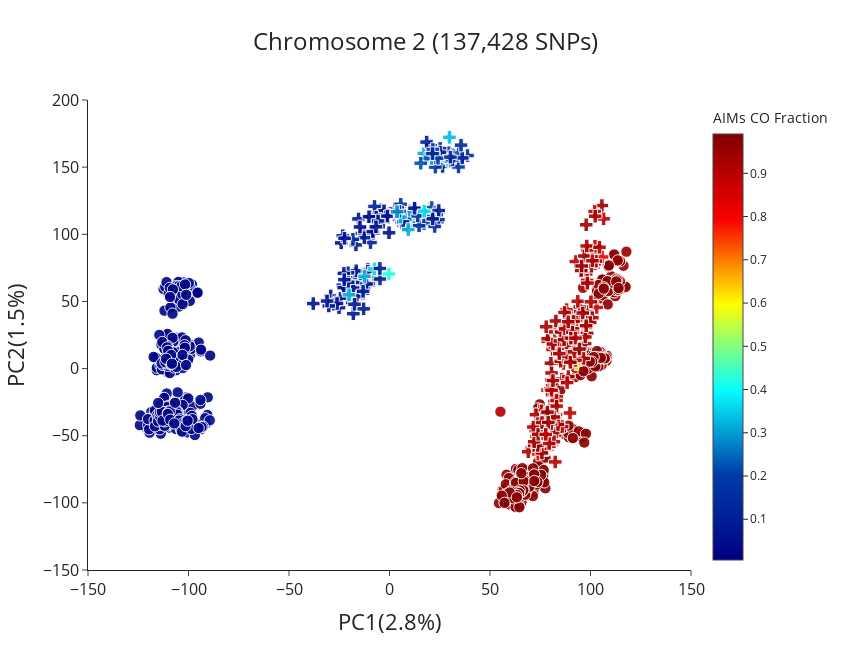

Notebook code for this chart:
### Code cell
pca_chrom2_all = plot_coords(pd.read_csv('../Data/Final/pca_outputs/chr2_pca_final.csv'), x='PC1', y='PC2', title="Chromosome 2 (137,428 SNPs)",
            color='aim_species_fraction_colu_no2l_x',symbol='pca_pops', symbol_map=pca_symbols_map, color_continuous_scale='jet', slug = 'pca',
            show=True, titlex='PC1(2.8%)', titley='PC2(1.5%)')

### Figure 1 — Plotly figure (JSON) as saved in the notebook; plotly's stock layout.template omitted (floating-point values rounded to 4 significant figures; data arrays with more than 128 entries replaced by an {"elided": "..."} marker saying what was removed)
{"data": [{"customdata": {"elided": "449x1 str values"}, "hovertemplate": "<b>%{hovertext}</b><br><br>pca_pops=%{customdata[0]}<br>PC1=%{x}<br>PC2=%{y}<br>size=%{marker.size}<br>aim_species_fraction_colu_no2l_x=%{marker.color}<extra></extra>", "hovertext": {"elided": "449 str values"}, "legendgroup": "An.gam", "marker": {"color": {"elided": "449 float values"}, "coloraxis": "coloraxis", "opacity": 0.9, "size": {"elided": "449 int values"}, "sizemode": "area", "sizeref": 0.125, "symbol": "circle"}, "mode": "markers", "name": "An.gam", "orientation": "v", "showlegend": true, "type": "scatter", "x": {"elided": "449 float values"}, "xaxis": "x", "y": {"elided": "449 float values"}, "yaxis": "y"}, {"customdata": {"elided": "374x1 str values"}, "hovertemplate": "<b>%{hovertext}</b><br><br>pca_pops=%{customdata[0]}<br>PC1=%{x}<br>PC2=%{y}<br>size=%{marker.size}<br>aim_species_fraction_colu_no2l_x=%{marker.color}<extra></extra>", "hovertext": {"elided": "374 str values"}, "legendgroup": "An.col", "marker": {"color": {"elided": "374 float values"}, "coloraxis": "coloraxis", "opacity": 0.9, "size": {"elided": "374 int values"}, "sizemode": "area", "sizeref": 0.125, "symbol": "circle"}, "mode": "markers", "name": "An.col", "orientation": "v", "showlegend": true, "type": "scatter", "x": {"elided": "374 float values"}, "xaxis": "x", "y": {"elided": "374 float values"}, "yaxis": "y"}, {"customdata": [["gcx1-GM"], ["gcx1-GM"], ["gcx1-GM"], ["gcx1-GM"], ["gcx1-GM"], ["gcx1-GM"], ["gcx1-GM"], ["gcx1-GM"], ["gcx1-GM"], ["gcx1-GM"], ["gcx1-GM"], ["gcx1-GM"], ["gcx1-GM"], ["gcx1-GM"], ["gcx1-GM"], ["gcx1-GM"], ["gcx1-GM"], ["gcx1-GM"], ["gcx1-GM"], ["gcx1-GM"], ["gcx1-GM"], ["gcx1-GM"], ["gcx1-GM"], ["gcx1-GM"], ["gcx1-GM"], ["gcx1-GM"], ["gcx1-GM"], ["gcx1-GM"], ["gcx1-GM"], ["gcx1-GM"], ["gcx1-GM"], ["gcx1-GM"], ["gcx1-GM"], ["gcx1-GM"], ["gcx1-GM"], ["gcx1-GM"], ["gcx1-GM"], ["gcx1-GM"], ["gcx1-GM"], ["gcx1-GM"], ["gcx1-GM"], ["gcx1-GM"], ["gcx1-GM"], ["gcx1-GM"], ["gcx1-GM"], ["gcx1-GM"], ["gcx1-GM"], ["gcx1-GM"], ["gcx1-GM"], ["gcx1-GM"], ["gcx1-GM"], ["gcx1-GM"], ["gcx1-GM"], ["gcx1-GM"], ["gcx1-GM"], ["gcx1-GM"], ["gcx1-GM"], ["gcx1-GM"], ["gcx1-GM"], ["gcx1-GM"], ["gcx1-GM"], ["gcx1-GM"], ["gcx1-GM"], ["gcx1-GM"], ["gcx1-GM"], ["gcx1-GM"], ["gcx1-GM"], ["gcx1-GM"], ["gcx1-GM"], ["gcx1-GM"], ["gcx1-GM"], ["gcx1-GM"], ["gcx1-GM"], ["gcx1-GM"], ["gcx1-GM"], ["gcx1-GM"], ["gcx1-GM"]], "hovertemplate": "<b>%{hovertext}</b><br><br>pca_pops=%{customdata[0]}<br>PC1=%{x}<br>PC2=%{y}<br>size=%{marker.size}<br>aim_species_fraction_colu_no2l_x=%{marker.color}<extra></extra>", "hovertext": ["AG0147-C", "AG0159-C", "AG0232-C", "AG0129-C", "AG0153-C", "AG0163-C", "AG0229-C", "AG0230-C", "AG0098-C", "AG0104-C", "AG0106-C", "AG0120-C", "AG0136-C", "AG0141-C", "AG0145-C", "AG0148-C", "AG0172-C", "AG0179-C", "AG0223-C", "AG0118-C", "AG0119-C", "AG0121-C", "AG0133-C", "AG0134-C", "AG0138-C", "AG0227-C", "AG0231-C", "AG0102-C", "AG0108-C", "AG0123-C", "AG0128-C", "AG0137-C", "AG0139-C", "AG0143-C", "AG0162-C", "AG0170-C", "AG0181-C", "AG0085-C", "AG0096-C", "AG0126-C", "AG0152-C", "AG0183-C", "AG0208-C", "AG0214-C", "AG0226-C", "AG0127-C", "AG0144-C", "AG0156-C", "AG0206-C", "AG0221-C", "AG0082-C", "AG0097-C", "AG0100-C", "AG0109-C", "AG0124-C", "AG0142-C", "AG0146-C", "AG0169-C", "AG0178-C", "AG0195-C", "AG0089-C", "AG0111-C", "AG0125-C", "AG0197-C", "AG0202-C", "AG0203-C", "AG0204-C", "AG0263-C", "AG0442-CW", "AG0445-CW", "AG0446-CW", "AG0448-CW", "AG0450-CW", "AG0454-CW", "AG0455-CW", "AG0456-CW", "AG0460-CW"], "legendgroup": "gcx1-GM", "marker": {"color": [0.1425, 0.06468, 0.09835, 0.06291, 0.08251, 0.07488, 0.06374, 0.1031, 0.07184, 0.06606, 0.05638, 0.1044, 0.06811, 0.08685, 0.05882, 0.07438, 0.1085, 0.06816, 0.06395, 0.117, 0.06623, 0.09227, 0.04793, 0.06473, 0.06473, 0.1007, 0.07845, 0.07036, 0.08595, 0.0745, 0.06131, 0.09279, 0.07578, 0.08043, 0.08155, 0.09884, 0.1199, 0.08079, 0.1039, 0.093, 0.07654, 0.09587, 0.04942, 0.2738, 0.1105, 0.1206, 0.0596, 0.08292, 0.1413, 0.08721, 0.06606, 0.09669, 0.1148, 0.06106, 0.06281, 0.06323, 0.04707, 0.09001, 0.07781, 0.3242, 0.05367, 0.04884, 0.06023, 0.08099, 0.07686, 0.04975, 0.1294, 0.05399, 0.0952, 0.06705, 0.07825, 0.08424, 0.05224, 0.1019, 0.067, 0.09008, 0.06468], "coloraxis": "coloraxis", "opacity": 0.9, "size": [8, 8, 8, 8, 8, 8, 8, 8, 8, 8, 8, 8, 8, 8, 8, 8, 8, 8, 8, 8, 8, 8, 8, 8, 8, 8, 8, 8, 8, 8, 8, 8, 8, 8, 8, 8, 8, 8, 8, 8, 8, 8, 8, 8, 8, 8, 8, 8, 8, 8, 8, 8, 8, 8, 8, 8, 8, 8, 8, 8, 8, 8, 8, 8, 8, 8, 8, 8, 8, 8, 8, 8, 8, 8, 8, 8, 8], "sizemode": "area", "sizeref": 0.125, "symbol": "cross"}, "mode": "markers", "name": "gcx1-GM", "orientation": "v", "showlegend": true, "type": "scatter", "x": [-7.527, -29.24, -3.13, -12.34, -10.86, -20.83, -15.42, -9.455, -17.1, -27.46, -10.74, 2.683, -9.384, -16.71, -16.4, -13.2, -4.322, -2.715, -19.39, -13.24, -19.01, -1.818, -7.06, -7.878, -37.91, -17.16, -10.32, -25.1, -13.49, -9.12, -8.013, -17.17, -13.81, -18.0, -24.41, -7.107, -10.44, -16.55, -20.64, -27.66, -16.26, -12.88, -24.01, -8.316, -13.99, -12.18, -26.09, -17.4, 2.478, -18.06, -12.61, -23.22, -7.448, 7.28, -30.2, -0.2279, -22.8, -12.54, -20.56, -20.15, -8.285, -14.67, -10.17, -6.598, -11.42, -10.19, -18.2, 7.071, -10.76, -22.69, -23.23, -22.48, -1.005, -5.679, -22.37, -31.06, -6.734], "xaxis": "x", "y": [66.34, 54.1, 109.0, 68.63, 68.71, 52.49, 111.4, 93.81, 67.48, 50.6, 73.8, 118.9, 101.8, 92.1, 63.33, 56.12, 118.2, 117.5, 61.92, 67.27, 57.72, 113.0, 113.1, 110.3, 48.39, 71.1, 62.4, 45.34, 57.78, 113.1, 100.8, 55.0, 100.6, 40.87, 52.43, 114.6, 63.5, 72.8, 71.36, 47.93, 53.64, 44.49, 93.56, 109.6, 64.22, 67.21, 48.46, 47.88, 114.8, 59.95, 101.0, 62.13, 120.8, 111.6, 46.61, 101.1, 60.25, 97.48, 64.34, 54.95, 102.0, 105.5, 71.41, 112.8, 62.96, 113.0, 96.23, 106.6, 72.53, 70.89, 98.91, 66.23, 113.6, 110.0, 97.05, 50.27, 105.5], "yaxis": "y"}, {"customdata": {"elided": "197x1 str values"}, "hovertemplate": "<b>%{hovertext}</b><br><br>pca_pops=%{customdata[0]}<br>PC1=%{x}<br>PC2=%{y}<br>size=%{marker.size}<br>aim_species_fraction_colu_no2l_x=%{marker.color}<extra></extra>", "hovertext": {"elided": "197 str values"}, "legendgroup": "gcx2", "marker": {"color": {"elided": "197 float values"}, "coloraxis": "coloraxis", "opacity": 0.9, "size": {"elided": "197 int values"}, "sizemode": "area", "sizeref": 0.125, "symbol": "cross"}, "mode": "markers", "name": "gcx2", "orientation": "v", "showlegend": true, "type": "scatter", "x": {"elided": "197 float values"}, "xaxis": "x", "y": {"elided": "197 float values"}, "yaxis": "y"}, {"customdata": [["gcx1-GW"], ["gcx1-GW"], ["gcx1-GW"], ["gcx1-GW"], ["gcx1-GW"], ["gcx1-GW"], ["gcx1-GW"], ["gcx1-GW"], ["gcx1-GW"], ["gcx1-GW"], ["gcx1-GW"], ["gcx1-GW"], ["gcx1-GW"], ["gcx1-GW"], ["gcx1-GW"], ["gcx1-GW"], ["gcx1-GW"], ["gcx1-GW"], ["gcx1-GW"], ["gcx1-GW"], ["gcx1-GW"], ["gcx1-GW"], ["gcx1-GW"], ["gcx1-GW"], ["gcx1-GW"], ["gcx1-GW"], ["gcx1-GW"], ["gcx1-GW"], ["gcx1-GW"], ["gcx1-GW"], ["gcx1-GW"], ["gcx1-GW"], ["gcx1-GW"], ["gcx1-GW"], ["gcx1-GW"], ["gcx1-GW"], ["gcx1-GW"], ["gcx1-GW"], ["gcx1-GW"], ["gcx1-GW"], ["gcx1-GW"], ["gcx1-GW"], ["gcx1-GW"], ["gcx1-GW"], ["gcx1-GW"], ["gcx1-GW"], ["gcx1-GW"], ["gcx1-GW"], ["gcx1-GW"], ["gcx1-GW"], ["gcx1-GW"], ["gcx1-GW"], ["gcx1-GW"], ["gcx1-GW"], ["gcx1-GW"], ["gcx1-GW"], ["gcx1-GW"], ["gcx1-GW"], ["gcx1-GW"], ["gcx1-GW"], ["gcx1-GW"], ["gcx1-GW"], ["gcx1-GW"], ["gcx1-GW"], ["gcx1-GW"], ["gcx1-GW"], ["gcx1-GW"], ["gcx1-GW"], ["gcx1-GW"], ["gcx1-GW"], ["gcx1-GW"], ["gcx1-GW"], ["gcx1-GW"], ["gcx1-GW"], ["gcx1-GW"], ["gcx1-GW"], ["gcx1-GW"], ["gcx1-GW"], ["gcx1-GW"], ["gcx1-GW"], ["gcx1-GW"], ["gcx1-GW"], ["gcx1-GW"], ["gcx1-GW"], ["gcx1-GW"], ["gcx1-GW"], ["gcx1-GW"], ["gcx1-GW"], ["gcx1-GW"], ["gcx1-GW"], ["gcx1-GW"], ["gcx1-GW"], ["gcx1-GW"]], "hovertemplate": "<b>%{hovertext}</b><br><br>pca_pops=%{customdata[0]}<br>PC1=%{x}<br>PC2=%{y}<br>size=%{marker.size}<br>aim_species_fraction_colu_no2l_x=%{marker.color}<extra></extra>", "hovertext": ["AJ0023-C", "AJ0024-C", "AJ0032-C", "AJ0035-C", "AJ0036-C", "AJ0037-C", "AJ0039-C", "AJ0043-C", "AJ0044-C", "AJ0045-C", "AJ0047-C", "AJ0051-C", "AJ0052-C", "AJ0056-C", "AJ0059-C", "AJ0061-C", "AJ0063-C", "AJ0064-C", "AJ0066-C", "AJ0071-C", "AJ0072-C", "AJ0074-C", "AJ0075-C", "AJ0076-C", "AJ0077-C", "AJ0078-C", "AJ0079-C", "AJ0081-C", "AJ0084-C", "AJ0085-C", "AJ0086-C", "AJ0088-C", "AJ0090-C", "AJ0092-C", "AJ0093-C", "AJ0095-C", "AJ0096-C", "AJ0097-C", "AJ0098-C", "AJ0100-C", "AJ0102-C", "AJ0103-C", "AJ0105-C", "AJ0107-C", "AJ0109-C", "AJ0113-C", "AJ0115-C", "AJ0116-C", "AJ0099-C", "AJ0117-C", "AJ0070-Cx", "AJ0101-Cx", "AJ0128-C", "AJ0129-C", "AJ0130-C", "AJ0131-C", "AJ0132-C", "AJ0133-C", "AJ0134-C", "AJ0135-C", "AJ0136-C", "AJ0137-C", "AJ0138-C", "AJ0139-C", "AJ0140-C", "AJ0141-C", "AJ0142-C", "AJ0143-C", "AJ0144-C", "AJ0145-C", "AJ0146-C", "AJ0147-C", "AJ0148-C", "AJ0149-C", "AJ0150-C", "AJ0151-C", "AJ0152-C", "AJ0153-C", "AJ0154-C", "AJ0155-C", "AJ0156-C", "AJ0157-C", "AJ0158-C", "AJ0159-C", "AJ0161-C", "AJ0028-C", "AJ0038-C", "AJ0049-C", "AJ0060-C", "AJ0068-C", "AJ0080-C", "AJ0087-C", "AJ0119-C"], "legendgroup": "gcx1-GW", "marker": {"color": [0.07019, 0.4225, 0.3648, 0.1091, 0.1039, 0.6678, 0.08168, 0.1794, 0.1196, 0.1142, 0.2709, 0.1675, 0.3455, 0.07877, 0.08993, 0.09098, 0.1232, 0.4047, 0.3105, 0.09867, 0.09204, 0.422, 0.3921, 0.1627, 0.5491, 0.4295, 0.8198, 0.1264, 0.172, 0.09603, 0.2045, 0.1346, 0.6303, 0.1104, 0.4136, 0.2153, 0.116, 0.09917, 0.1678, 0.1245, 0.3163, 0.1702, 0.171, 0.09347, 0.2967, 0.08182, 0.3295, 0.28, 0.1181, 0.08678, 0.1737, 0.3841, 0.1143, 0.3055, 0.1146, 0.09401, 0.1793, 0.09331, 0.1114, 0.205, 0.135, 0.1312, 0.09587, 0.1227, 0.08685, 0.2312, 0.1266, 0.1974, 0.1947, 0.09378, 0.1508, 0.3275, 0.2231, 0.17, 0.1553, 0.1184, 0.1495, 0.2242, 0.1426, 0.08678, 0.1563, 0.135, 0.3237, 0.1118, 0.1628, 0.1181, 0.07616, 0.07226, 0.1301, 0.3157, 0.2844, 0.37, 0.1388], "coloraxis": "coloraxis", "opacity": 0.9, "size": [8, 8, 8, 8, 8, 8, 8, 8, 8, 8, 8, 8, 8, 8, 8, 8, 8, 8, 8, 8, 8, 8, 8, 8, 8, 8, 8, 8, 8, 8, 8, 8, 8, 8, 8, 8, 8, 8, 8, 8, 8, 8, 8, 8, 8, 8, 8, 8, 8, 8, 8, 8, 8, 8, 8, 8, 8, 8, 8, 8, 8, 8, 8, 8, 8, 8, 8, 8, 8, 8, 8, 8, 8, 8, 8, 8, 8, 8, 8, 8, 8, 8, 8, 8, 8, 8, 8, 8, 8, 8, 8, 8, 8], "sizemode": "area", "sizeref": 0.125, "symbol": "cross"}, "mode": "markers", "name": "gcx1-GW", "orientation": "v", "showlegend": true, "type": "scatter", "x": [18.71, 33.0, -7.527, 10.38, 32.13, 16.85, 22.47, 16.82, 10.23, -4.719, 12.62, 7.286, 26.78, 33.66, 22.12, 26.41, 7.979, 9.985, 31.91, 27.85, 24.74, -0.3533, 7.097, 5.597, 19.07, 11.85, 5.187, 7.078, 24.36, 33.15, 29.5, 29.48, 19.95, 17.68, 7.285, 21.05, 32.16, 6.113, 26.31, 31.32, 17.12, 12.83, 22.83, 20.52, 21.05, 22.85, 29.84, 16.59, 31.94, 6.338, 30.07, 29.03, 36.5, 10.11, 30.6, 23.91, 23.1, 18.48, 7.866, 18.11, 38.81, 23.51, -13.11, 25.19, 25.15, 18.35, 21.54, 21.56, 24.14, -4.782, 34.34, -12.43, 15.55, 17.18, 14.71, 21.4, 24.34, 34.36, 22.48, 31.35, 14.02, 6.832, 5.43, 36.19, 4.983, 24.49, 21.44, 12.45, 30.3, 9.345, 3.75, 17.29, 35.6], "xaxis": "x", "y": [157.7, 157.3, 74.26, 117.3, 156.7, 111.5, 157.5, 117.2, 111.2, 66.7, 109.1, 115.4, 158.5, 157.5, 159.2, 150.6, 106.7, 111.8, 153.1, 156.8, 161.9, 70.41, 114.1, 122.3, 108.9, 117.5, 114.9, 110.2, 116.8, 155.0, 156.4, 160.7, 119.7, 114.7, 113.3, 119.9, 155.9, 108.8, 158.9, 159.3, 160.2, 119.1, 150.0, 166.0, 156.4, 116.1, 172.2, 114.8, 158.5, 116.3, 154.6, 155.1, 158.1, 115.8, 154.5, 109.4, 157.1, 168.6, 111.2, 114.2, 158.6, 114.6, 57.48, 163.9, 161.1, 156.5, 112.9, 163.2, 156.6, 74.56, 150.1, 68.63, 152.9, 108.0, 106.3, 160.1, 110.9, 160.4, 105.8, 155.4, 113.6, 109.3, 112.8, 156.8, 117.1, 117.7, 111.5, 119.4, 157.5, 103.5, 116.7, 117.2, 166.4], "yaxis": "y"}], "layout": {"coloraxis": {"colorbar": {"title": {"text": "AIMs CO Fraction"}}, "colorscale": [[0, "rgb(0,0,131)"], [0.2, "rgb(0,60,170)"], [0.4, "rgb(5,255,255)"], [0.6, "rgb(255,255,0)"], [0.8, "rgb(250,0,0)"], [1, "rgb(128,0,0)"]]}, "height": 650, "legend": {"itemsizing": "constant", "orientation": "h", "title": {"text": "pca_pops"}, "tracegroupgap": 0}, "showlegend": false, "title": {"font": {"size": 24}, "text": "Chromosome 2 (137,428 SNPs)", "x": 0.5}, "width": 850, "xaxis": {"anchor": "y", "domain": [0, 1], "range": [-150, 150], "tickfont": {"size": 16}, "tickmode": "array", "tickvals": [-150, -100, -50, 0, 50, 100, 150, 200], "title": {"font": {"size": 22}, "text": "PC1(2.8%)"}, "type": "linear"}, "yaxis": {"anchor": "x", "domain": [0, 1], "range": [-150, 200], "tickfont": {"size": 16}, "title": {"font": {"size": 22}, "text": "PC2(1.5%)"}, "type": "linear"}}}
